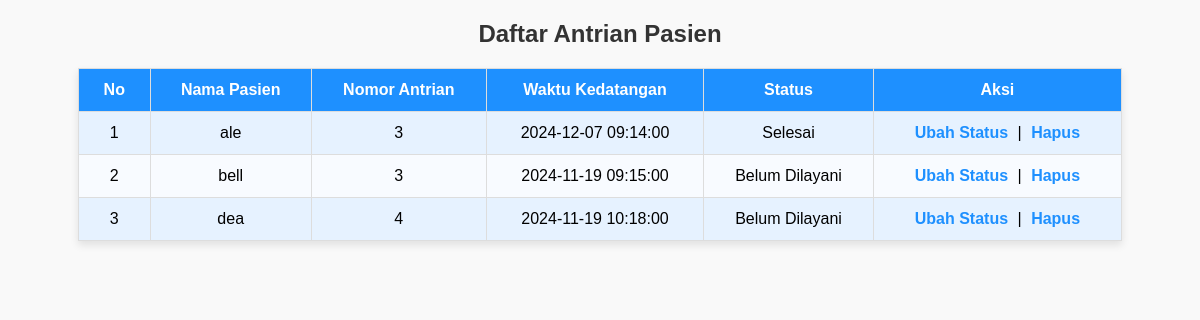
The page /modul/daftar_antrian.php on the database its author committed.
### tables this page shows
CREATE TABLE `antrian` (
  `id` int(11) NOT NULL,
  `nama_pasien` varchar(100) NOT NULL,
  `nomor_antrian` int(11) NOT NULL,
  `waktu_kedatangan` datetime NOT NULL,
  `status` enum('Belum Dilayani','Selesai') DEFAULT 'Belum Dilayani'
);

### modul/daftar_antrian.php (the view, shortened to what this page needs)
<?php
include "lib/koneksi.php";
$sql = "SELECT * FROM antrian";
$stmt = $conn->prepare($sql);
$stmt->execute();
echo "
<!DOCTYPE html>
<html lang='en'>
<head>
    <meta charset='UTF-8'>
    <meta name='viewport' content='width=device-width, initial-scale=1.0'>
    <title>Daftar Antrian Pasien</title>
    <style>
        body {
            font-family: Arial, sans-serif;
            margin: 20px;
            background-color: #f9f9f9;
        }
        h2 {
            text-align: center;
            color: #333;
        }
        table {
            margin: 20px auto;
            border-collapse: collapse;
            width: 90%;
            background: #fff;
            box-shadow: 0 4px 8px rgba(0,0,0,0.1);
        }
        th, td {
            padding: 12px 20px;
            border: 1px solid #ddd;
            text-align: center;
        }
        th {
            background-color: #1E90FF;
            color: white;
        }
        tr:nth-child(even) {
            background-color: #E6F2FF;
        }
        tr:nth-child(odd) {
            background-color: #F8FBFF;
        }
        tr:hover {
            background-color: #D1E9FF;
        }
        .action-links a {
            color: #1E90FF;
            text-decoration: none;
            font-weight: bold;
            margin: 0 5px;
        }
        .action-links a:hover {
            color: #0056b3;
        }
        .no-data {
            text-align: center;
            color: #777;
            font-size: 18px;
            margin: 20px;
        }
    </style>
</head>
<body>
";
echo "<h2>Daftar Antrian Pasien</h2>";
echo "<table>
<tr>
<th>No</th>
<th>Nama Pasien</th>
<th>Nomor Antrian</th>
<th>Waktu Kedatangan</th>
<th>Status</th>
<th>Aksi</th>
</tr>";
$antrian = $stmt->fetchAll(PDO::FETCH_ASSOC);
if (count($antrian) > 0) {
    $no = 1;
    foreach ($antrian as $row) {
        echo "<tr>
        <td>" . $no . "</td>
        <td>" . htmlspecialchars($row["nama_pasien"]) . "</td>
        <td>" . htmlspecialchars($row["nomor_antrian"]) . "</td>
        <td>" . htmlspecialchars($row["waktu_kedatangan"]) . "</td>
        <td>" . htmlspecialchars($row["status"]) . "</td>
        <td class='action-links'>
            <a href='modul/ubah_status.php?id=" . $row["id"] . "'>Ubah Status</a> |
            <a href='modul/hapus_antrian.php?id=" . $row["id"] . "'>Hapus</a>
        </td>
        </tr>";
        $no++;
    }
    echo "</table>";
} else {
    echo "<div class='no-data'>Tidak ada antrian.</div>";
}
echo "
</body>
</html>
";
?>

### modul/daftar_antrian.php (style rules this page uses)
body { font-family: Arial, sans-serif; margin: 20px; background-color: #f9f9f9; }
h2 { text-align: center; color: #333; }
table { margin: 20px auto; border-collapse: collapse; width: 90%; background: #fff; box-shadow: 0 4px 8px rgba(0,0,0,0.1); }
th, td { padding: 12px 20px; border: 1px solid #ddd; text-align: center; }
th { background-color: #1E90FF; color: white; }
tr:nth-child(even) { background-color: #E6F2FF; }
tr:nth-child(odd) { background-color: #F8FBFF; }
.action-links a { color: #1E90FF; text-decoration: none; font-weight: bold; margin: 0 5px; }

### rows shown on the page
antrian: nama_pasien "ale", nomor_antrian "3", waktu_kedatangan "2024-12-07 09:14:00", status "Selesai"
antrian: nama_pasien "bell", nomor_antrian "3", waktu_kedatangan "2024-11-19 09:15:00", status "Belum Dilayani"
antrian: nama_pasien "dea", nomor_antrian "4", waktu_kedatangan "2024-11-19 10:18:00", status "Belum Dilayani"
